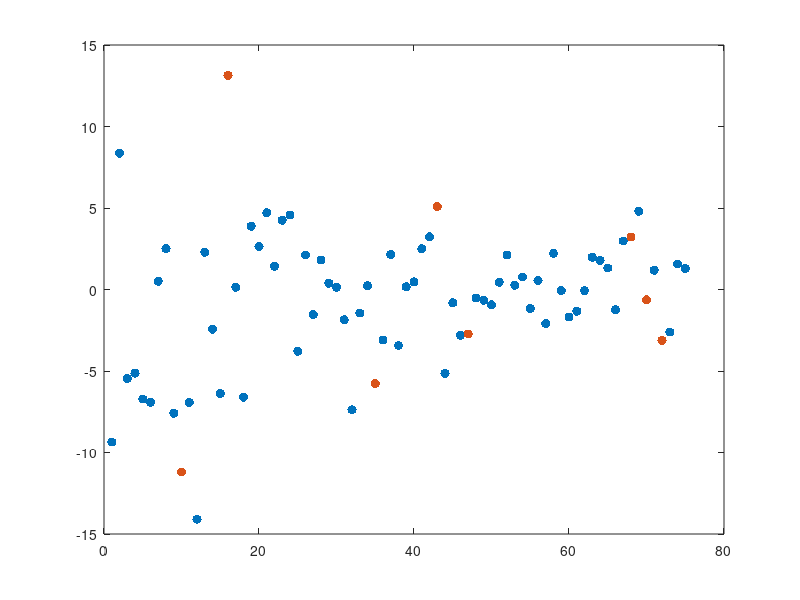
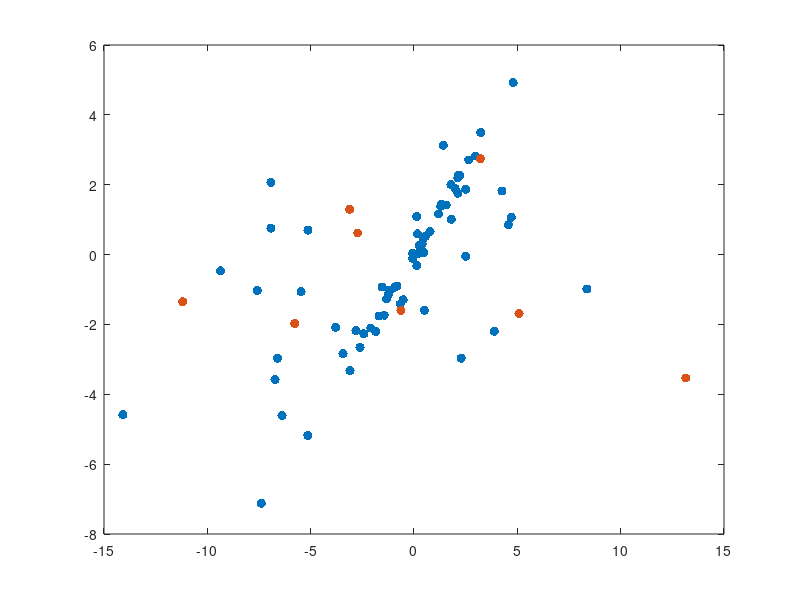

Reproduce these figures in MATLAB, in order. (Note: this script raises an error after producing the figures.)
% Run PCM solver for different loss function on the same data set with
% extension to outlier removal

rng('default')

rng(23)

close all

% Dimension = number of columns of X
p = 64;
disp(['Dimension of predictors: ',num2str(p)])

% Number of non-zero entries of the regression vector
nnzs=6;
disp(['Number of nnzs: ',num2str(nnzs)])

% Sample sizes
alpha = 3;
n = round(alpha*nnzs*log(p));
disp(['Number of data points: ',num2str(n)])

% Generate leading non-zero entries of size one
const = 1;
firstEntries = const*[(-1).^(1:nnzs)]';

% True beta vector
betaTrue = [firstEntries;zeros(p-nnzs,1)]; % only nnz nonzero coefficients

% Correlation kappa
kappa = 0.3;

% Generate covariance matrix
covMat = kappa*ones(p,p);
covMat(1:p+1:p^2) = 1;
cholCov = chol(covMat);

%  Noise vector
n_1 = round(n/3);
n_2 = round(n/3);
n_3 = n-n_1-n_2;

s1 = 5;
s2 = 0.5;
s3 = 0.1;

sig1 = s1*ones(n_1,1);
sig2 = s2*ones(n_2,1);
sig3 = s3*ones(n_3,1);

sig = ones(n,1);

% Generate data
X = (cholCov'*randn(p,n))';

% Normalize X to length sqrt(n)
normX = repmat(sqrt(sum(X.^2)),n,1);
X = sqrt(n)*X./normX;

% Gaussian noise
noiseVec = randn(n,1);

% Response with sigma * standardized noise vector
Y1 = X*betaTrue + [sig1;sig2;sig3].*noiseVec;
%Y = X*betaTrue + sig.*noiseVec;

% Outliers
nOutl = round(0.1*n);
temp = randperm(n);
outlInds = temp(1:nOutl);
oVec = zeros(n,1);
oVec(outlInds,1) = mean(Y1)+5*randn(nOutl,1);

Y = Y1 + oVec;

figure;plot(1:n,Y,'.','MarkerSize',20);hold on;plot(outlInds,Y(outlInds),'.','MarkerSize',20)
figure;plot(Y,X*betaTrue,'.','MarkerSize',20);hold on;plot(Y(outlInds),X(outlInds,:)*betaTrue,'.','MarkerSize',20)

% Baseline method (Coordinate descent)
scopts.lenPath = 50;
t1=now;
[betaSCMat, sigmaSCMat,funSCMat,outSC] = sc_lasso(X, Y,scopts);
t2=now;
timeSCLasso = (t2-t1)*(60*60*24)

% Set=up experimental design
power1Vec = [2,3/2];
nPow1 = length(power1Vec);

objFunCell = {'Lq','Huber'}
nObj = length(objFunCell);

penFunCell = {'','Lq','BerHu'}
nPen = length(penFunCell);

power2Vec = [2];
nPow2 = length(power2Vec);

regCell = {'','L1','L1s'}
nReg = length(regCell);

modes = {'homosced','hetsced'}
nModes = length(modes);

nExperiments = nObj*nPow1*nPen*nPow2*nReg*nModes;

betaCell = cell(nExperiments,1);
sigmaCell = cell(nExperiments,1);
tauCell = cell(nExperiments,1);
outCell = cell(nExperiments,1);
runTimeVec = zeros(nExperiments,1);

cnt = 1;

for i1 = 1:nPow1
    for i2=1:nObj
        for i3 = 1:nPen
            for i4 = 1:nPow2
                for i5 = 1:nReg
                    for i6 = 1:nModes
                        
                        % Algorithmic parameters reset
                        clear pcmopts;
                        
                        % New set of parameters
                        pcmopts.abstol = 5e-4;
                        
                        if strcmp(penFunCell{i3},'BerHu')
                            pcmopts.lamPath = n/2*outSC.lamPath;
                        else
                            pcmopts.lamPath = n*outSC.lamPath;
                        end
                        
                        pcmopts.qPower1 = power1Vec(i1);
                        
                        pcmopts.objFun = objFunCell{i2};
                        pcmopts.rho1 = 1.345;
                        pcmopts.fitLin = 1/2;
                        if strcmp(modes{i6},'hetsced')
                            pcmopts.nGroupSiz = [n_1,n_2,n_3];
                        end
                        
                        pcmopts.penFun = penFunCell{i3};
                        pcmopts.rho2 = 1.345;
                        pcmopts.qPower2 = power2Vec(i4);
                        pcmopts.penLin = 1/2;
                        %pcmopts.penLB = 0.5;
                        
                        pcmopts.regFun = regCell{i5};
                        pcmopts.gamma = 1
                        
                        t1=now;
                        [betaPCMMat,sigmaPCMMat,tauPCMMat, outPCM] = pcmC2(X, Y, pcmopts);
                        t2=now;
                        timePCM = (t2-t1)*(60*60*24)
                        
                        betaCell{cnt} = betaPCMMat;
                        sigmaCell{cnt} = sigmaPCMMat;
                        tauCell{cnt} = tauPCMMat;
                        outCell{cnt} = outPCM;
                        runTimeVec(cnt) = timePCM;
                        
                        disp([num2str(cnt/nExperiments*100),' % percent done'])
                        
                        if strcmp(penFunCell{i3},'') && strcmp(regCell{i5},'')
                            titleString = ['Fit: ', objFunCell{i2} , ' with q=',num2str(power1Vec(i1))];
                            
                        elseif strcmp(penFunCell{i3},'')
                            titleString = ['Fit: ', objFunCell{i2} , ' with q=',num2str(power1Vec(i1)), ...
                                ', Reg: ',regCell{i5},', Mode:', modes{i6}];
                            
                        elseif strcmp(regCell{i5},'')
                            titleString = ['Fit: ', objFunCell{i2} , ' with q=',num2str(power1Vec(i1)), ...
                                ', Pen: ' penFunCell{i3}, ' with q=',num2str(power2Vec(i4)), ', Mode:', modes{i6}];
                        else
                            titleString = ['Fit: ', objFunCell{i2} , ' with q=',num2str(power1Vec(i1)), ...
                                ', Pen: ' penFunCell{i3}, ' with q=',num2str(power2Vec(i4)), ', Reg: ',regCell{i5},', Mode:', modes{i6}];
                        end
                        
                        currBeta = betaCell{cnt};
                        currSigma = sigmaCell{cnt};
                        currTau = tauCell{cnt};
                        currOut = outCell{cnt};
                        currRuntime = runTimeVec(cnt);
                        
                        figure(cnt);
                        semilogx(currOut.lamPath,currBeta,'LineWidth',1)
                        hold on
                        semilogx(currOut.lamPath,currBeta(1:nnzs,:),'LineWidth',5)
                        xlabel('Regularization parameter \lambda')
                        ylabel('Solution path')
                        grid on
                        title(titleString)
                        drawnow;
                        
                        cnt = cnt+1;
                        
                        save('IllustEx_p64_2')
                    end
                end
            end
        end
    end
end










